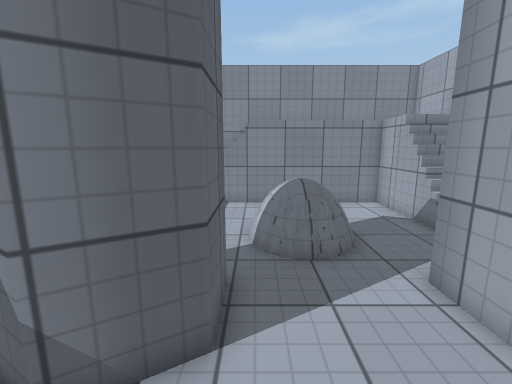
[1] (above)

13 first-person views from a walk through a 3-D level made in the Unity game engine. The camera is 1.5 m above the floor, tilts 10° down and sees 90° across. The floor is counted in squares, 0.5 m on a side. Each view is taken from the middle of a square. On the plan, view 1 faces up. The plan holds only what a view shows up to about 19 squares ahead; the rest is blank. The player is left out. Surface patterns are stand-ins for the level's own textures.

[2]
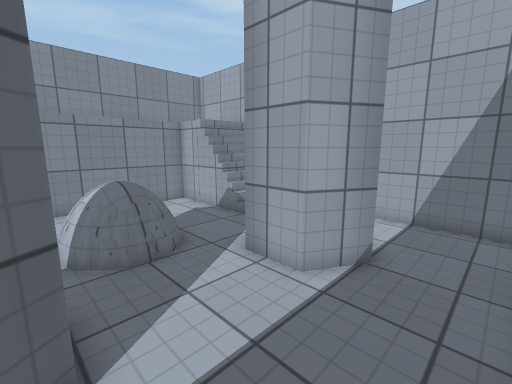

[3]
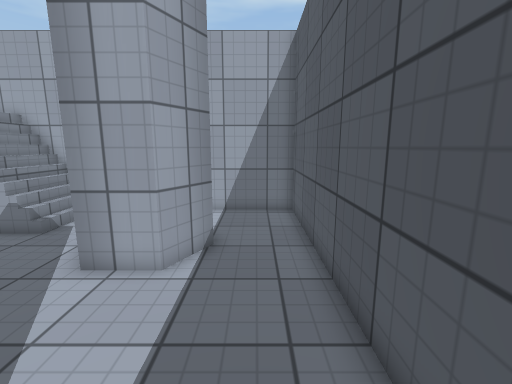

[4]
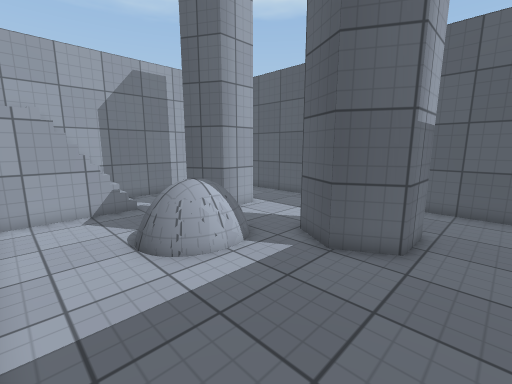

[5]
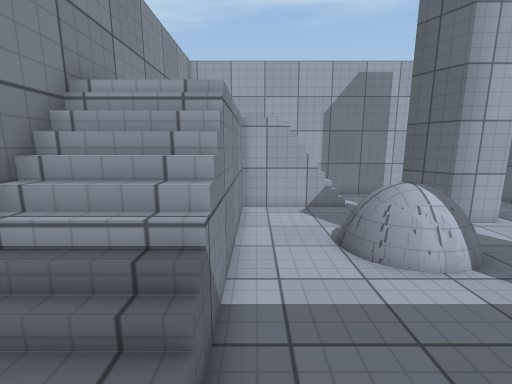

[6]
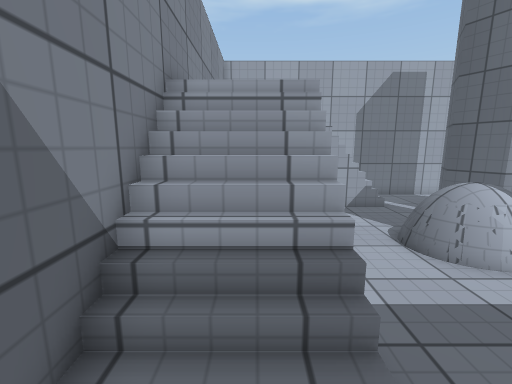

[7]
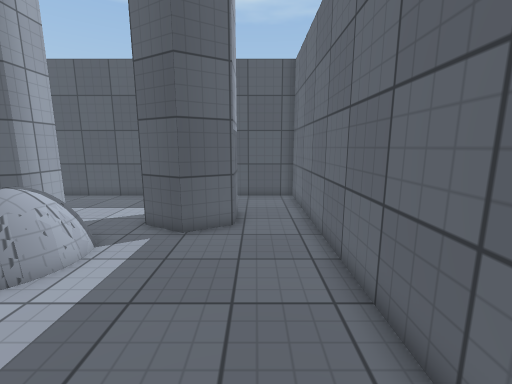

[8]
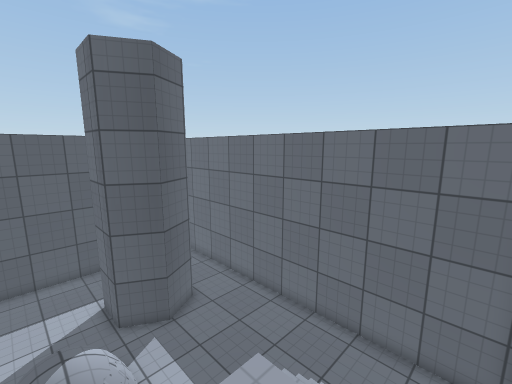

[9]
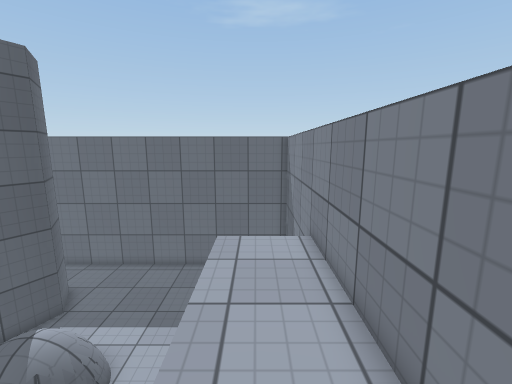

[10]
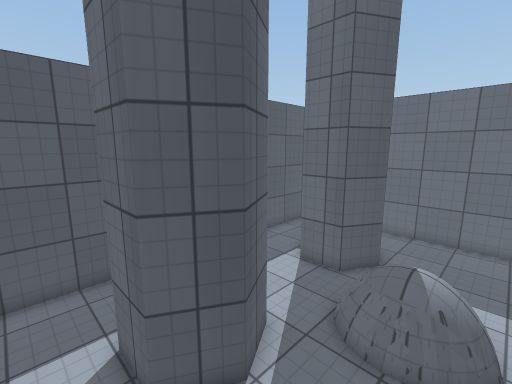

[11]
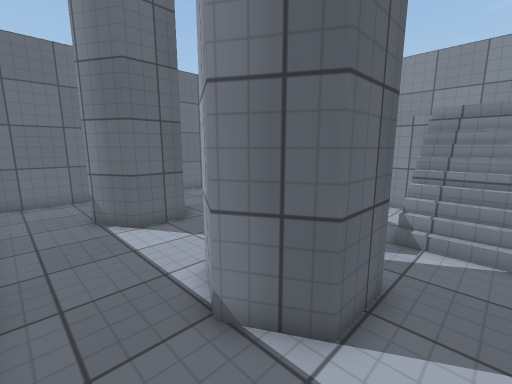

[12]
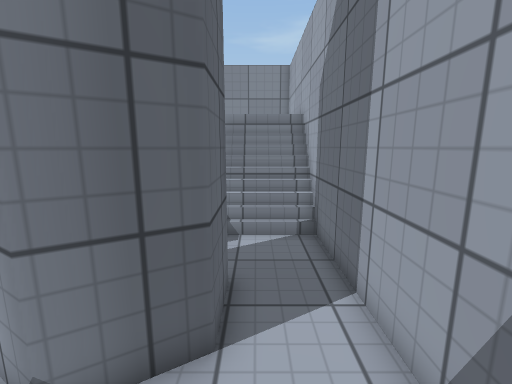

[13]
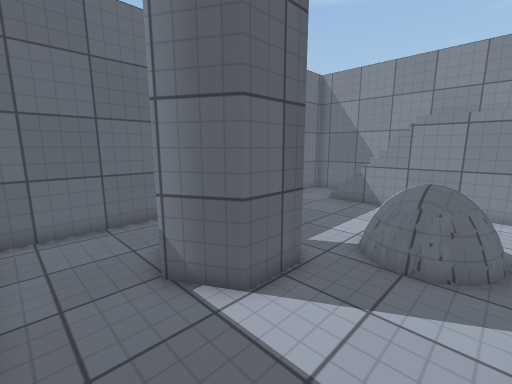

### Floor plan
Key: @ floor where view 1 was taken; # wall or solid block; . main floor; : floor 2.25 m higher than the main floor; / step, stairs or slope; = window, fence, low wall or low ledge; ^ raised ledge.
Columns run from 7 left of view 1 to 10 right of it. Each row starts with its distance up from view 1.
 17 ##################
 16 #..////::::::    #
 15 #..////::::::  : #
 14 #..////::::::    #
 13 #............ #  #
 12 #.............#  #
 11 #............ #//#
 10 #......#==#.. =//#
  9 #......=^^=...///#
  8 #......=^^=......#
  7 #......====......#
  6 #..####....####..#
  5 #..#  #....#  #..#
  4 #..#  #....#  #..#
  3 #..####....####..#
  2 #...##......##...#
  1 #................#
  0 #......@.........#
 -1 ##################

Where each view was taken, in squares from view 1:
view 1: 0 up, 0 right, facing up
view 2: 0 up, 1 left, facing up-right
view 3: 1 up, 2 left, facing right
view 4: 13 up, 6 left, facing down-right
view 5: 13 up, 6 left, facing right
view 6: 15 up, 6 left, facing right
view 7: 15 up, 5 left, facing down
view 8: 16 up, 2 right, facing down-left
view 9: 15 up, 8 right, facing left
view 10: 10 up, 9 right, facing down-left
view 11: 0 up, 9 right, facing up-left
view 12: 0 up, 8 right, facing up
view 13: 0 up, 3 right, facing up-left
